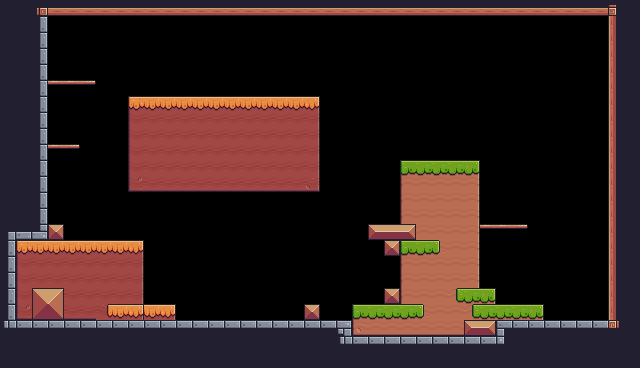

The image is a tile-based game level rendered from a .tmx file. Its description and source (layers, tilesets, objects; grid data summarised) follow:
An orthogonal 40x23 tile map with 16x16 px tiles, 1 tile layer (Background) and 23 objects (3x Platform, Player, Checkpoint).

<map version="1.10" tiledversion="1.11.0" orientation="orthogonal" renderorder="right-down" width="40" height="23" tilewidth="16" tileheight="16" infinite="0" nextlayerid="4" nextobjectid="30">
 <tileset firstgid="1" name="Terrain (16x16)" tilewidth="16" tileheight="16" tilecount="242" columns="22">
  <image source="../images/terrain/Terrain (16x16).png" width="352" height="176" />
 </tileset>
 <layer id="1" name="Background" width="40" height="23">
  <data>[920 cells, 431 non-empty, 45 distinct tile ids]</data>
 </layer>
 <objectgroup id="2" name="Spawnpoints">
  <object id="9" name="Player" type="Player" x="80" y="208" width="32" height="32" />
  <object id="11" type="Checkpoint" x="543" y="255" width="64" height="64" />
 </objectgroup>
 <objectgroup id="3" name="Collisions">
  <object id="1" x="37" y="5" width="11" height="233" />
  <object id="2" x="48" y="5" width="560" height="13" />
  <object id="3" x="607" y="4" width="10" height="316" />
  <object id="4" x="497" y="319" width="120" height="10" />
  <object id="5" x="15" y="241" width="128" height="80" />
  <object id="6" x="128" y="319" width="222" height="11" />
  <object id="7" x="353" y="304" width="78.6667" height="32" />
  <object id="12" x="47.3333" y="224" width="16" height="16" />
  <object id="14" x="303.333" y="303.333" width="16" height="16" />
  <object id="15" x="384" y="288" width="16" height="16" />
  <object id="16" x="383.333" y="240.667" width="16" height="16" />
  <object id="17" x="401.333" y="159.333" width="78" height="65.3334" />
  <object id="18" x="367.333" y="224.667" width="34" height="16" />
  <object id="19" type="Platform" x="49.3333" y="79.3333" width="46.6667" height="6" />
  <object id="20" type="Platform" x="50" y="144" width="30.6667" height="5.33333" />
  <object id="22" x="448.667" y="224.667" width="30.6667" height="76" />
  <object id="24" x="480.667" y="289.333" width="15.3333" height="30.6667" />
  <object id="25" x="498" y="304.667" width="45.3333" height="14.6667" />
  <object id="26" type="Platform" x="480" y="223" width="46.6667" height="6" />
  <object id="27" x="127.333" y="96" width="192" height="96.6667" />
  <object id="29" x="401.333" y="241.333" width="15.3333" height="63.3333" />
 </objectgroup>
</map>
